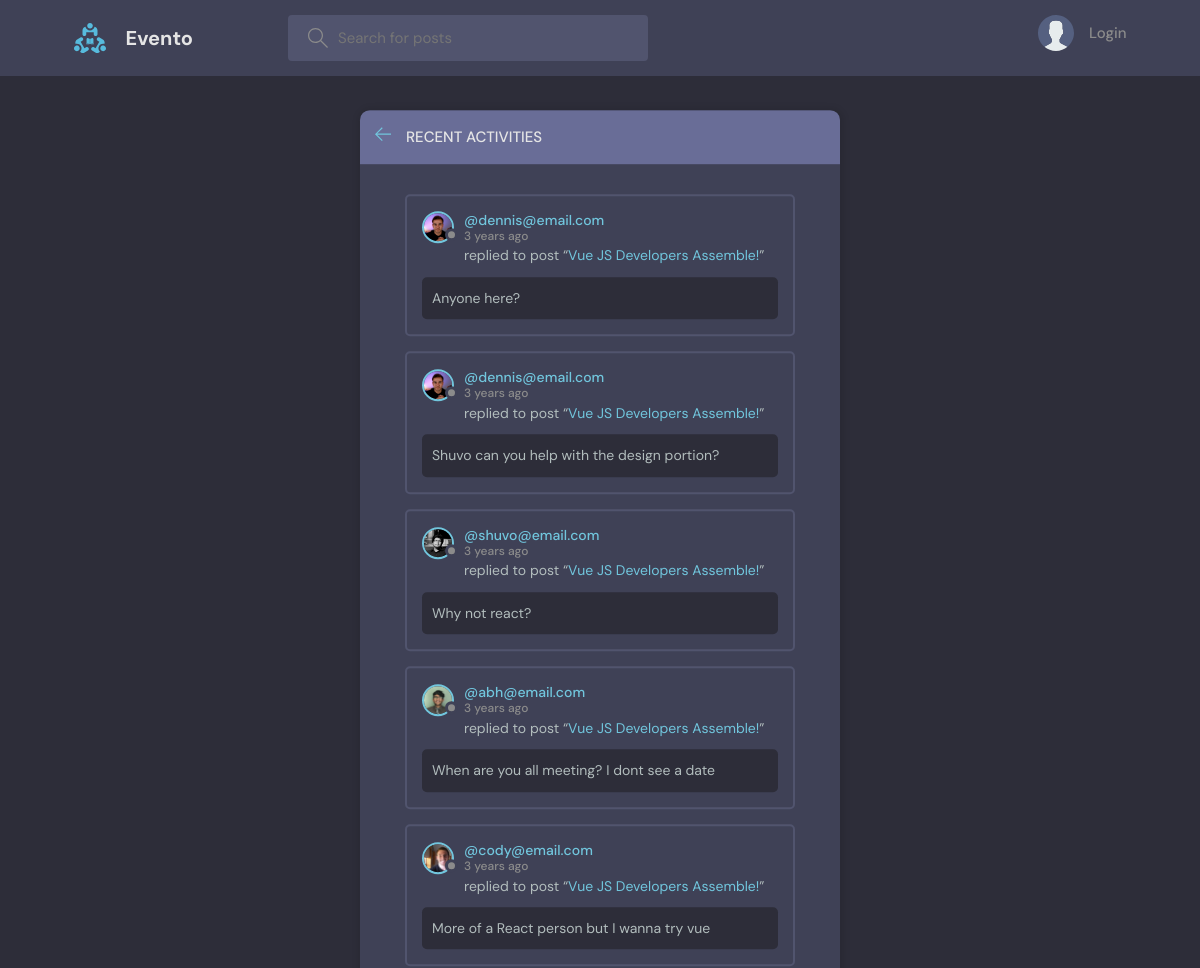
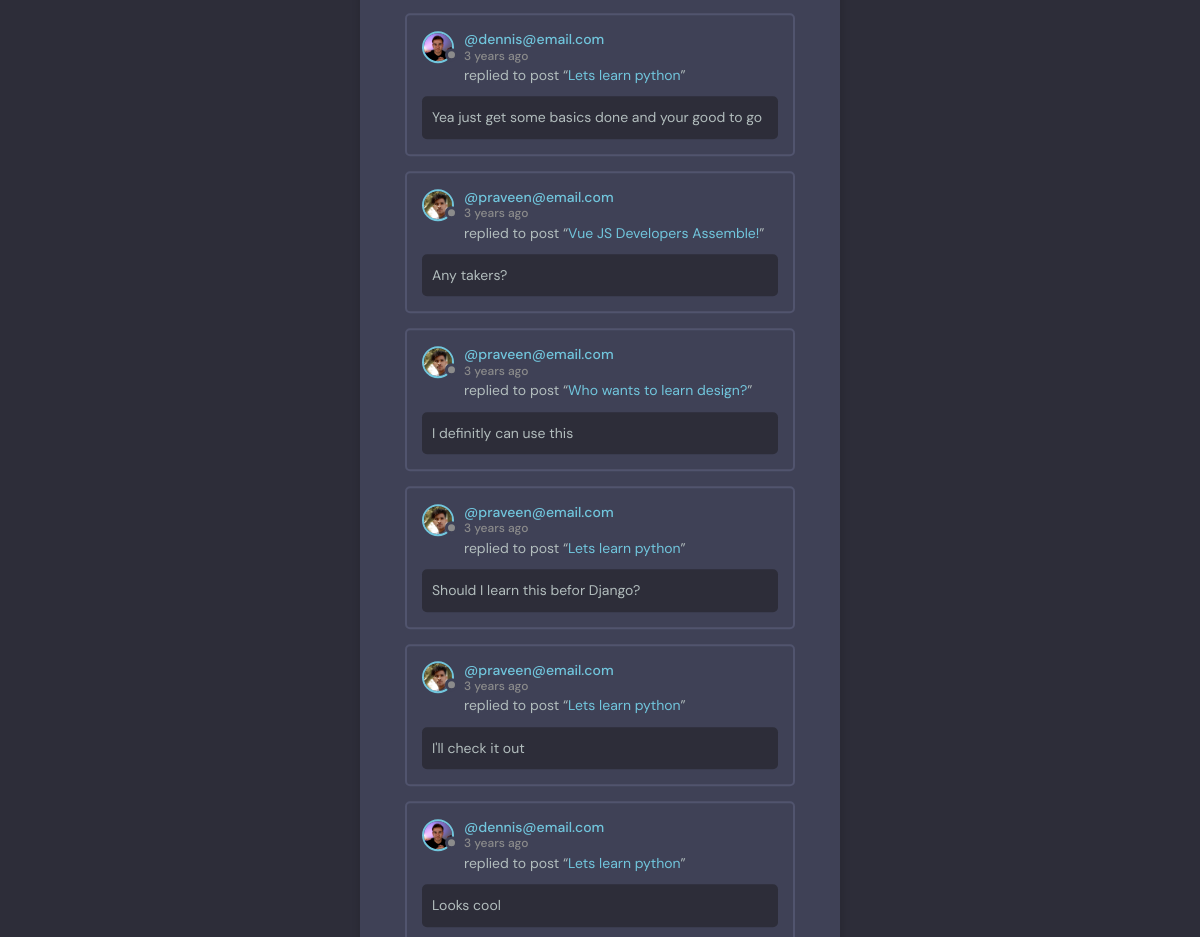
The page /activity/ on the database as committed earlier (2 pictures, top to bottom).
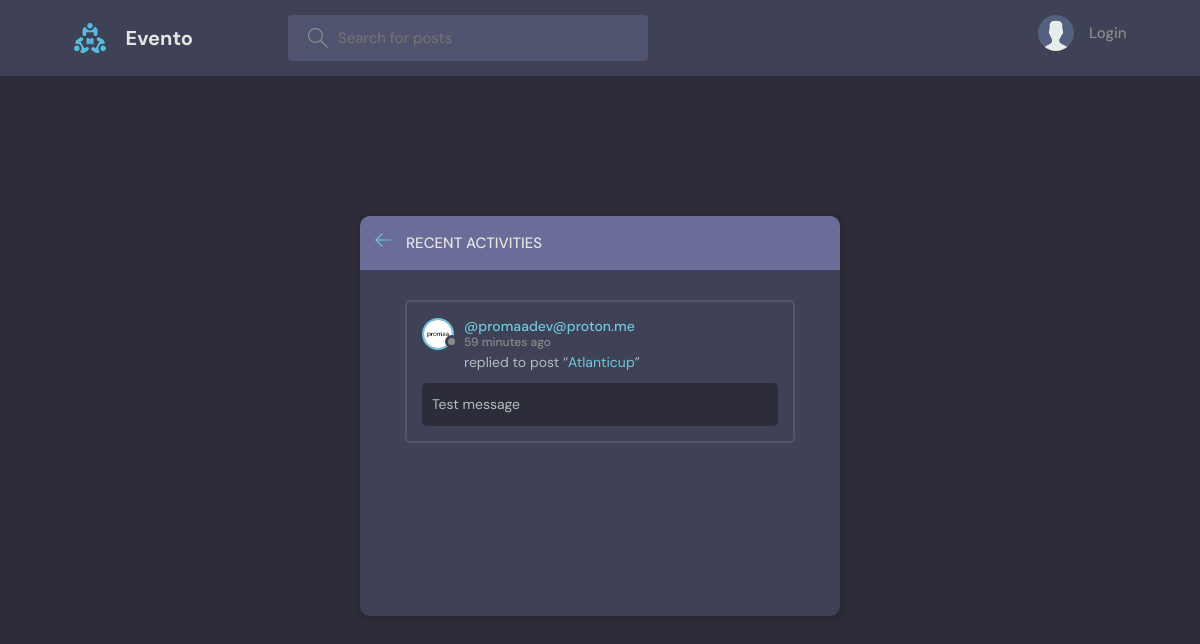
The same page on the database as committed later.
### base/models.py (models this page shows, shortened)
class Message(models.Model):
    user = models.ForeignKey(User, on_delete=models.CASCADE)
    room = models.ForeignKey(Room, on_delete=models.CASCADE)
    body = models.TextField()
    updated = models.DateTimeField(auto_now=True)
    created = models.DateTimeField(auto_now_add=True)
    class Meta:
        ordering = ['-updated', '-created']

class User(AbstractUser):
    name = models.CharField(max_length=200, null=True)
    email = models.EmailField(unique=True, null=True)
    bio = models.TextField(null=True)
    avatar = models.ImageField(null=True, default="avatar.svg")
    USERNAME_FIELD = 'email'
    REQUIRED_FIELDS = ['username']

class Room(models.Model):
    host = models.ForeignKey(User, on_delete=models.SET_NULL, null=True)
    topic = models.ForeignKey(Topic, on_delete=models.SET_NULL, null=True)
    name = models.CharField(max_length=200)
    description = models.TextField(null=True, blank=True)
    participants = models.ManyToManyField(
        User, related_name='participants', blank=True)
    updated = models.DateTimeField(auto_now=True)
    created = models.DateTimeField(auto_now_add=True)
    class Meta:
        ordering = ['-updated', '-created']
    def __str__(self):
        return self.name

### base/views.py (the view)
# urls.py: path('activity/', views.activityPage, name="activity"),
def activityPage(request):
    room_messages = Message.objects.all()
    return render(request, 'base/activity.html', {'room_messages': room_messages})

### base/templates/base/activity.html (shortened to what this page needs)
{% extends 'main.html' %}
{% block content %}
<main class="layout">
  <div class="container">
    <div class="layout__box">
      <div class="layout__boxHeader">
        <div class="layout__boxTitle">
          <a href="{% url 'home' %}">
            <svg version="1.1" xmlns="http://www.w3.org/2000/svg" width="32" height="32" viewBox="0 0 32 32">
              <title>arrow-left</title>
              <path
                d="M13.723 2.286l-13.723 13.714 13.719 13.714 1.616-1.611-10.96-10.96h27.625v-2.286h-27.625l10.965-10.965-1.616-1.607z">
              </path>
              </path>
            </svg>
          </a>
          <h3>Recent Activities</h3>
        </div>
      </div>
      <div class="activities-page layout__body">
        {% for message in room_messages %}
        <div class="activities__box">
          <div class="activities__boxHeader roomListRoom__header">
            <a href="{% url 'user-profile' message.user.id %}" class="roomListRoom__author">
              <div class="avatar avatar--small">
                <img src="{{message.user.avatar.url}}" />
              </div>
              <p>
                @{{message.user}}
                <span>{{message.created|timesince}} ago</span>
              </p>
            </a>
          </div>
          <div class="activities__boxContent">
            <p>replied to post “<a href="{% url 'room' message.room.id %}">{{message.room}}</a>”</p>
            <div class="activities__boxRoomContent">
              {{message.body}}
            </div>
          </div>
        </div>
        {% endfor %}
      </div>
    </div>
  </div>
</main>
{% endblock content %}

Rows that differ between the two databases and show on the page:
removed Message: user.avatar (picture), user "dennis@email.com", created "3 years", room "Vue JS Developers Assemble!", body "Anyone here?"
removed Message: user.avatar (picture), user "dennis@email.com", created "3 years", room "Vue JS Developers Assemble!", body "Shuvo can you help with the design portion?"
removed Message: user.avatar (picture), user "shuvo@email.com", created "3 years", room "Vue JS Developers Assemble!", body "Why not react?"
removed Message: user.avatar (picture), user "abh@email.com", created "3 years", room "Vue JS Developers Assemble!", body "When are you all meeting? I dont see a date"
removed Message: user.avatar (picture), user "cody@email.com", created "3 years", room "Vue JS Developers Assemble!", body "More of a React person but I wanna try vue"
removed Message: user.avatar (picture), user "dennis@email.com", created "3 years", room "Lets learn python", body "Yea just get some basics done and your good to go"
removed Message: user.avatar (picture), user "praveen@email.com", created "3 years", room "Vue JS Developers Assemble!", body "Any takers?"
removed Message: user.avatar (picture), user "praveen@email.com", created "3 years", room "Who wants to learn design?", body "I definitly can use this"
removed Message: user.avatar (picture), user "praveen@email.com", created "3 years", room "Lets learn python", body "Should I learn this befor Django?"
removed Message: user.avatar (picture), user "praveen@email.com", created "3 years", room "Lets learn python", body "I'll check it out"
removed Message: user.avatar (picture), user "dennis@email.com", created "3 years", room "Lets learn python", body "Looks cool"
added Message: user.avatar (picture), user "promaadev@proton.me", created "59 minutes", room "Atlanticup", body "Test message"
